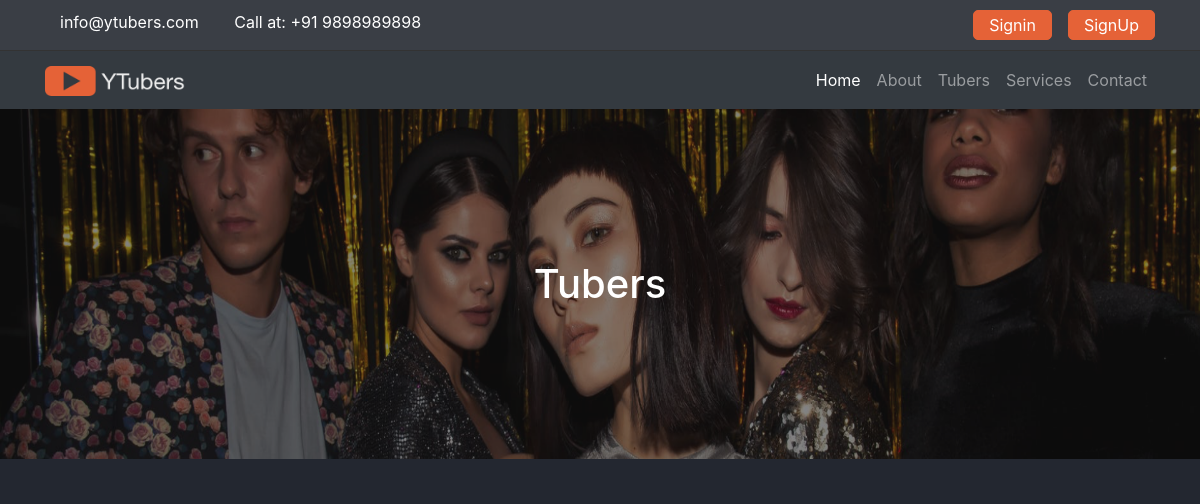
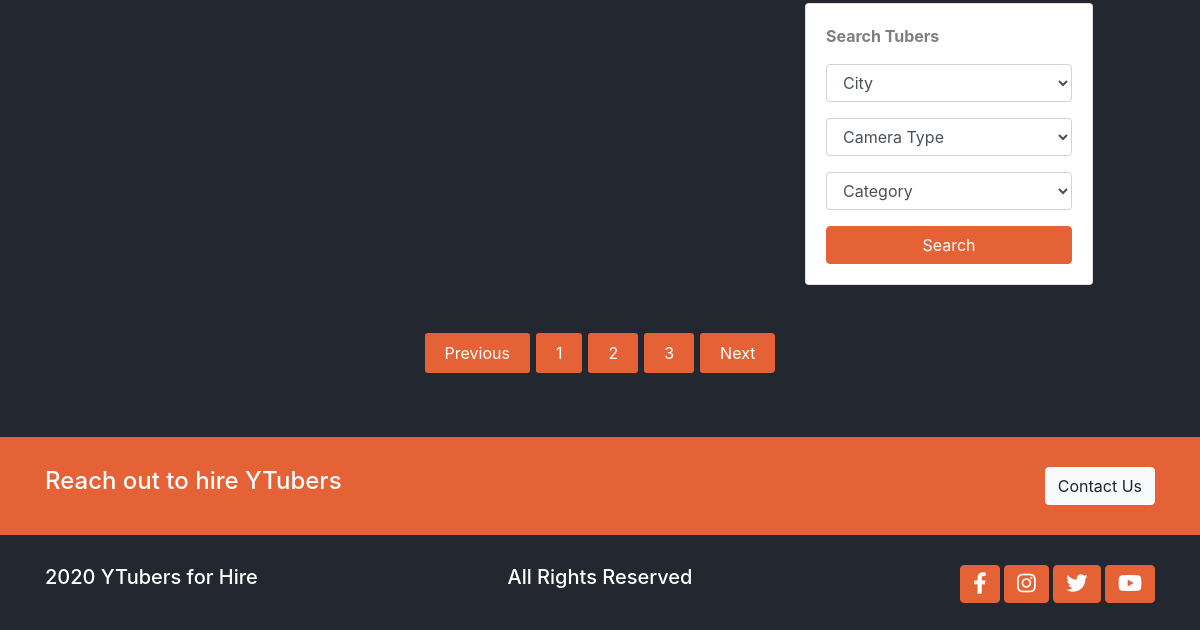
The app's page /youtubers/, older data (2 pictures, top to bottom).
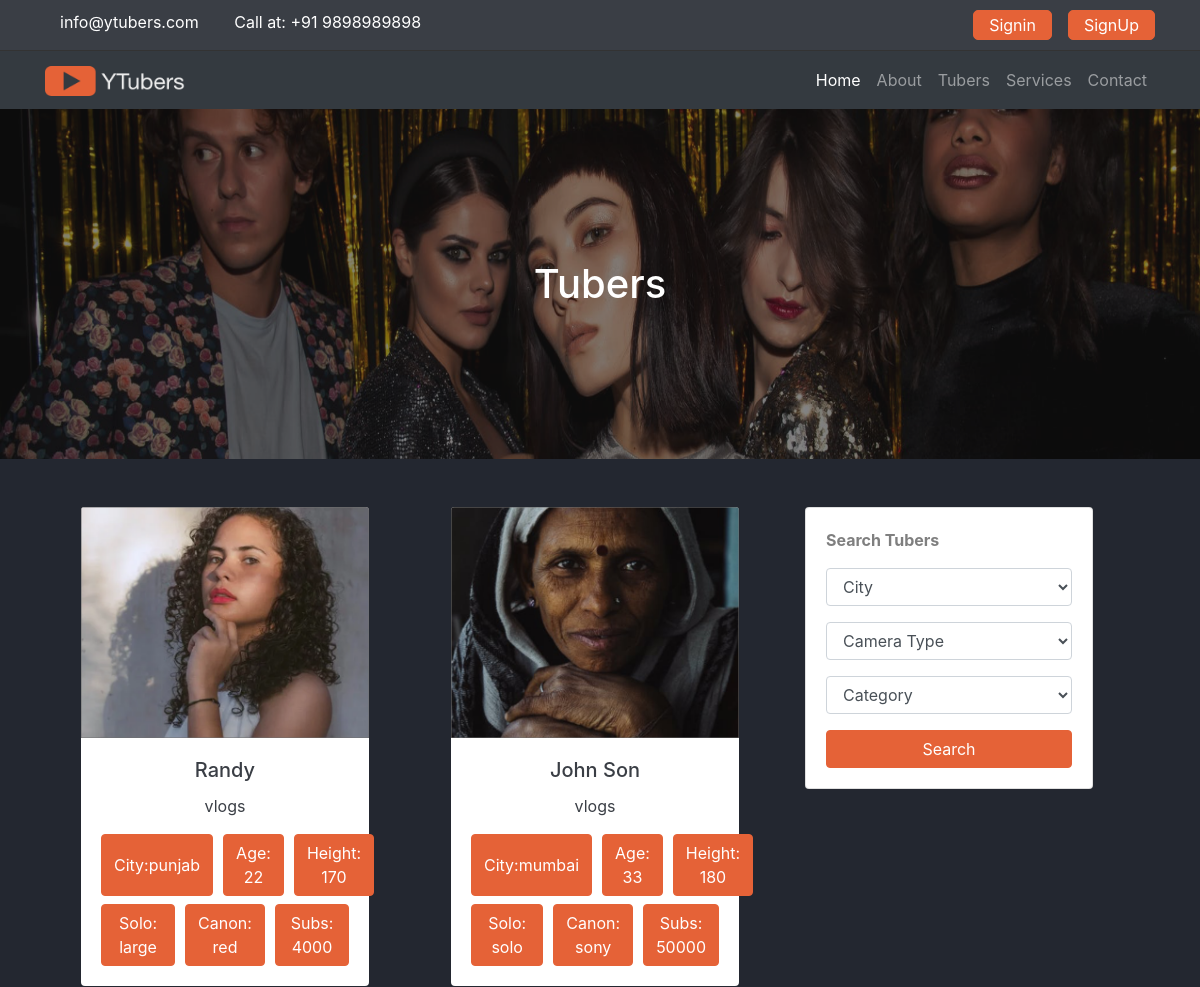
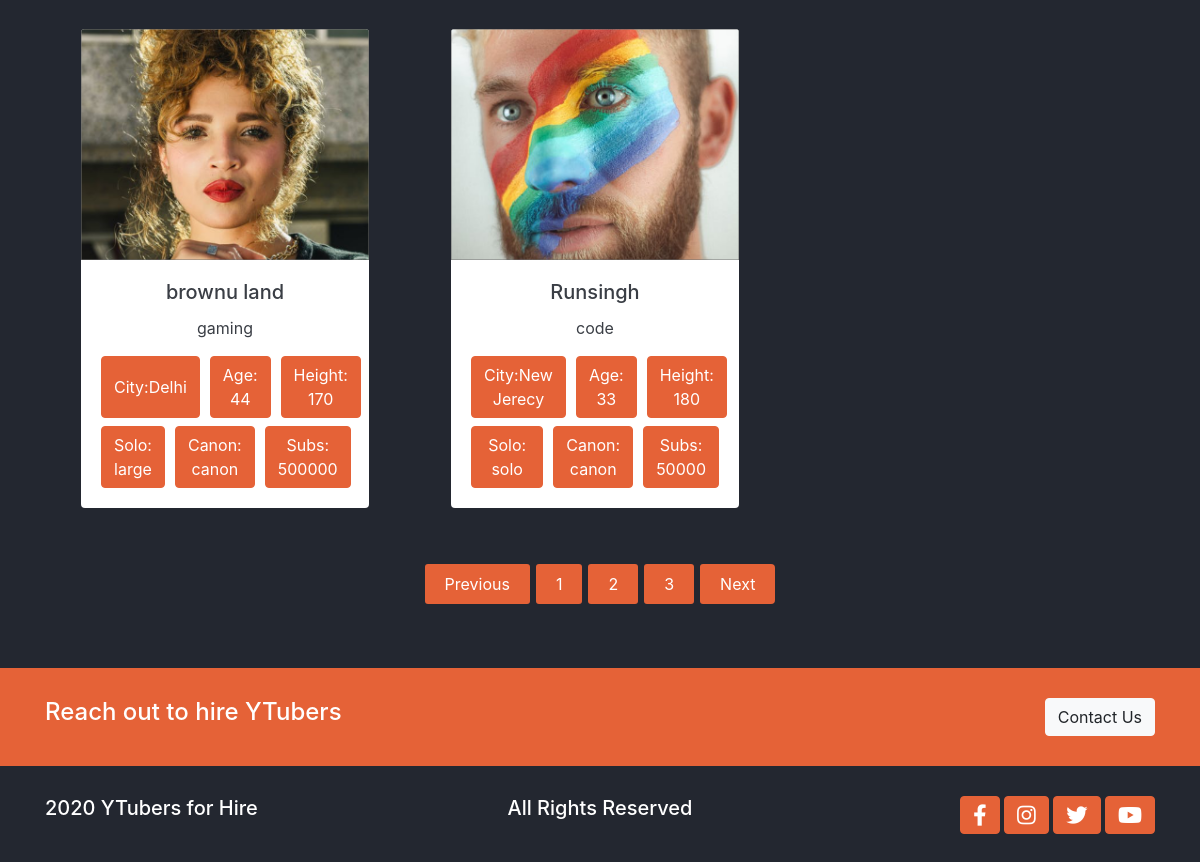
The same page, newer data (2 pictures, top to bottom).
### youtubers/models.py (models this page shows)
class Youtuber(models.Model):
    crew_choices = (
        ('solo','solo'),
        ('small','small'),
        ('large','large'),
    )
    camera_choices = (
        ('canon','canon'),
        ('nikon','nikon'),
        ('sony','sony'),
        ('red','red'),
        ('fuji','fuji'),
    )
    category_choices = (
        ('code','code'),
        ('mobile_review','mobile_review'),
        ('vlogs','vlogs'),
        ('comedy','comedy'),
        ('gaming','gaming'),
    )
    name=models.CharField(max_length=254)
    price = models.IntegerField()
    photo = models.ImageField(upload_to='media/ytubers/%Y/%m')
    video_url = models.CharField(max_length=255)
    description = RichTextField()
    city =models.CharField(max_length=255)
    age =models.IntegerField()
    height = models.IntegerField()
    crew =models.CharField(choices=crew_choices, max_length=255)
    camera_type =models.CharField(choices=camera_choices, max_length=255)
    subs_count =models.CharField(max_length=255)
    category =models.CharField(choices=category_choices, default=False,max_length=255)
    is_featured =models.BooleanField(default=False)
    created_date =models.DateTimeField(default = datetime.now, blank=True )

### youtubers/views.py (the view)
# urls.py: path('youtubers/', include('youtubers.urls')),
def youtubers(request):
    tubers =Youtuber.objects.order_by('-created_date')
    data = {
        'tubers':tubers
    }
    return render(request, 'youtubers/youtubers.html' , data)

### templates/youtubers/youtubers.html (shortened to what this page needs)
{% extends 'youtubers/base.html' %}
{%load static%}
{% block content %}
<main class="tubers-page">
    <div class="banner">
      <img src="{% static './assets/images/bg-banner.png' %}" alt="" class="img-fluid w-100">
      <h1 class="text-center">
        Tubers
      </h1>
    </div>
    <section class="container mt-5 mb-5">
      <div class="row ">
        <div class="col-lg-8 mb-2 ">
          <section class="tubers">
        {% for tuber in tubers%}
            <div class="card border-0 text-center">
              <div class="feature-text">
              <a href ="{% url 'youtubers_details' tuber.id %}" >
                <img src="{{tuber.photo.url}}" class="card-img-top" alt="team-member">
              </a>
              </div>
              <div class="card-body">
                <h5 class="card-title">{{tuber.name}}</h5>
                <p class="card-text">{{tuber.category}}</p>
                <div class="person-description mt-2">
                  <button class="btn btn-accent"> City:{{tuber.city}} </button>
                  <button class="btn btn-accent"> Age: {{tuber.age}} </button>
                  <button class="btn btn-accent"> Height: {{tuber.height}}</button>
                </div>
                <div class="person-description mt-2">
                  <button class="btn btn-accent"> Solo: {{tuber.crew}}</button>
                  <button class="btn btn-accent"> Canon: {{tuber.camera_type}} </button>
                  <button class="btn btn-accent"> Subs: {{tuber.subs_count}}</button>
                </div>
              </div>
            </div>
        {% endfor %}
          </section>
        </div>
        <div class="col-lg-4 ">
          <div class="card">
            <div class="card-body">
              <p class="text-left font-weight-bolder text-black-50">
                Search Tubers
              </p>
              <form>
                <div class="form-group">
                  <select id="inputState" class="form-control">
                    <option selected disabled hidden>City</option>
                  </select>
                </div>
                <div class="form-group">
                  <select id="inputState" class="form-control">
                    <option selected disabled hidden>Camera Type</option>
                  </select>
                </div>
                <div class="form-group">
                  <select class="form-control">
                    <option selected disabled hidden>Category</option>
                  </select>
                </div>
              </form>
              <button class="btn btn-accent btn-block">Search</button>
            </div>
          </div>
        </div>
      </div>
    </section>
    <div class="container section pagination-section mt-3">
      <nav aria-label="Page navigation example">
        <ul class="pagination justify-content-center">
          <li class="page-item disabled">
            <a class="page-link" href="#" tabindex="-1" aria-disabled="true">Previous</a>
          </li>
          <li class="page-item"><a class="page-link" href="#">1</a></li>
          <li class="page-item"><a class="page-link" href="#">2</a></li>
          <li class="page-item"><a class="page-link" href="#">3</a></li>
          <li class="page-item">
            <a class="page-link" href="#">Next</a>
          </li>
        </ul>
      </nav>
    </div>
  </main>
{% endblock  %}

### templates/youtubers/base.html (shortened to what this page needs)
{% load static %}
<!DOCTYPE html>
<html lang="en">
<head>
  <link rel="stylesheet" href="https://cdnjs.cloudflare.com/ajax/libs/font-awesome/5.15.1/css/all.min.css"
 />
  <link rel="stylesheet" href="https://cdnjs.cloudflare.com/ajax/libs/animate.css/4.1.1/animate.min.css" />
  <link rel="stylesheet" type="text/css" href="//cdn.jsdelivr.net/npm/slick-carousel@1.8.1/slick/slick.css" />
  <link rel="stylesheet" type="text/css" href="//cdn.jsdelivr.net/npm/slick-carousel@1.8.1/slick/slick-theme.css" />
  <link rel="stylesheet" href="https://cdn.jsdelivr.net/npm/bootstrap@4.5.3/dist/css/bootstrap.min.css"
>
  <link rel="stylesheet"  type="text/css" href="{% static './css/base.css' %}">
  <link rel="stylesheet" type="text/css"  href="{% static './css/utils.css' %}">
  <link rel="stylesheet" type="text/css" href="{% static './css/style.css' %}">
  <link rel="stylesheet" type="text/css" href="{% static './css/mediaquery.css' %}">
</head>
<body>
  {% include 'includes/header.html' %}
 {% include 'includes/navbar.html' %}
  {% block content %}
  {% endblock %}
  {% include 'includes/footer.html' %}
</body>
</html>

### templates/includes/header.html
<header class="header ">
    <div class="container">
      <div class="row ">
        <div class="col-md-6 header-info">
          <a href="mailto:info@ytubers.com" class="mr-3">info@ytubers.com</a>
          <span>Call at: +91 9898989898 </span>
        </div>
        <div class="header-buttons col-md-6 d-flex justify-content-end">
          {% if user.is_authenticated %}
          <a class="btn btn-accent mr-3" href="{% url 'dashboard' %}">Dashboard</a>
          <a class="btn btn-accent " href="{% url 'logout' %}">logout</a>
          {% else %}
          <a class="btn btn-accent mr-3" href="{% url 'login' %}">Signin</a>
          <a class="btn btn-accent " href="{% url 'register' %}">SignUp</a>
          {% endif %}
        </div>
      </div>
    </div>
  </header>

### templates/includes/navbar.html (shortened to what this page needs)
{% load static %}
<nav class="navbar navbar-expand-lg navbar-dark bg-dark">
    <div class="container">
      <a class="navbar-brand" href="/index.html">
        <img src="{% static './assets/images/logo.png' %}" alt="" width="140" height="30" alt="" loading="lazy">
      </a>
      <div class="collapse navbar-collapse" id="navbarNav">
        <ul class="navbar-nav ml-auto">
          <li class="nav-item active">
            <a class="nav-link" href="{% url 'home' %}">Home</a>
          </li>
          <li class="nav-item">
            <a class="nav-link" href="{% url 'about' %}">About</a>
          </li>
          <li class="nav-item">
            <a class="nav-link" href="{% url 'youtubers' %}">Tubers</a>
          </li>
          <li class="nav-item">
            <a class="nav-link" href="{% url 'services' %}">Services</a>
          </li>
          <li class="nav-item">
            <a class="nav-link" href="{% url 'contact' %}">Contact</a>
          </li>
        </ul>
      </div>
    </div>
  </nav>

### templates/includes/footer.html
<footer>
    <div class="bg-accent mt-5">
      <div class="container">
        <div class="row">
          <div class="col-sm-6 text-lg-left text-center">
            <h4>
              Reach out to hire YTubers
            </h4>
          </div>
          <div class="col-sm-6 text-lg-right text-center">
            <button class="btn btn-light">
              Contact Us
            </button>
          </div>
        </div>
      </div>
    </div>
    <div class="container">
      <div class="row">
        <div class="col-md-4 text-lg-left text-center">
          <h5>
            2020 YTubers for Hire
          </h5>
        </div>
        <div class="col-md-4 text-lg-center text-center">
          <h5>
            All Rights Reserved
          </h5>
        </div>
        <div class="col-md-4 text-lg-right text-center">
          <div>
            <button class="btn btn-accent"> <i class="fab fa-facebook-f fa-lg	"></i> </button>
            <button class="btn btn-accent"> <i class="fab fa-instagram fa-lg	"></i> </button>
            <button class="btn btn-accent"> <i class="fab fa-twitter fa-lg	"></i> </button>
            <button class="btn btn-accent"> <i class="fab fa-youtube fa-lg	"></i> </button>
          </div>
        </div>
      </div>
    </div>
  </footer>

### static/css/base.css (style rules this page uses)
:root { --primary: #232730; --secondary: #3a3e45; --white: #888787; --accent: #e56237; }
body { background-color: var(--primary); color: #fff; }
a { color: #fff; }
.btn-accent { background-color: var(--accent); color: #fff; border-color: var(--accent); outline: none; }
.card { color: var(--secondary); width: 18rem; }
main { overflow: hidden; }
.page-item.disabled .page-link, .page-link { background-color: var(--accent); border: none; padding: 10px 20px; line-height: none; color: #fff; margin: 0 3px; border-radius: 3px; }

### static/css/utils.css (style rules this page uses)
.bg-accent { color: #ffffff; background-color: var(--accent); }
.banner { position: relative; }
.banner img { height: 350px; width: 100%; }
.banner h1 { position: absolute; top: 50%; left: 50%; transform: translate(-50%, -50%); }
.feature-text { position: relative; }
.person-description { display: grid; grid-template-columns: 1fr 1fr 1fr; column-gap: 10px; }

### static/css/style.css (style rules this page uses)
.header { background-color: var(--secondary); padding: 10px 0; color: #fff; border-bottom: 1px solid #333; }
.header a { padding: 2px 15px; border-radius: 5px; }
footer .container { padding-top: 30px; padding-bottom: 30px; }
.tubers-page .tubers { display: grid; grid-template-columns: 1fr 1fr; row-gap: 30px; column-gap: 10px; justify-items: center; }

Row changes from the older to the newer data that the page shows:
added Youtuber: photo (picture), name "Randy", category "vlogs", city "punjab", age "22", height "170", crew "large", camera_type "red", subs_count "4000"
added Youtuber: photo (picture), name "John Son", category "vlogs", city "mumbai", age "33", height "180", crew "solo", camera_type "sony", subs_count "50000"
added Youtuber: photo (picture), name "brownu land", category "gaming", city "Delhi", age "44", height "170", crew "large", camera_type "canon", subs_count "500000"
added Youtuber: photo (picture), name "Runsingh", category "code", city "New Jerecy", age "33", height "180", crew "solo", camera_type "canon", subs_count "50000"
